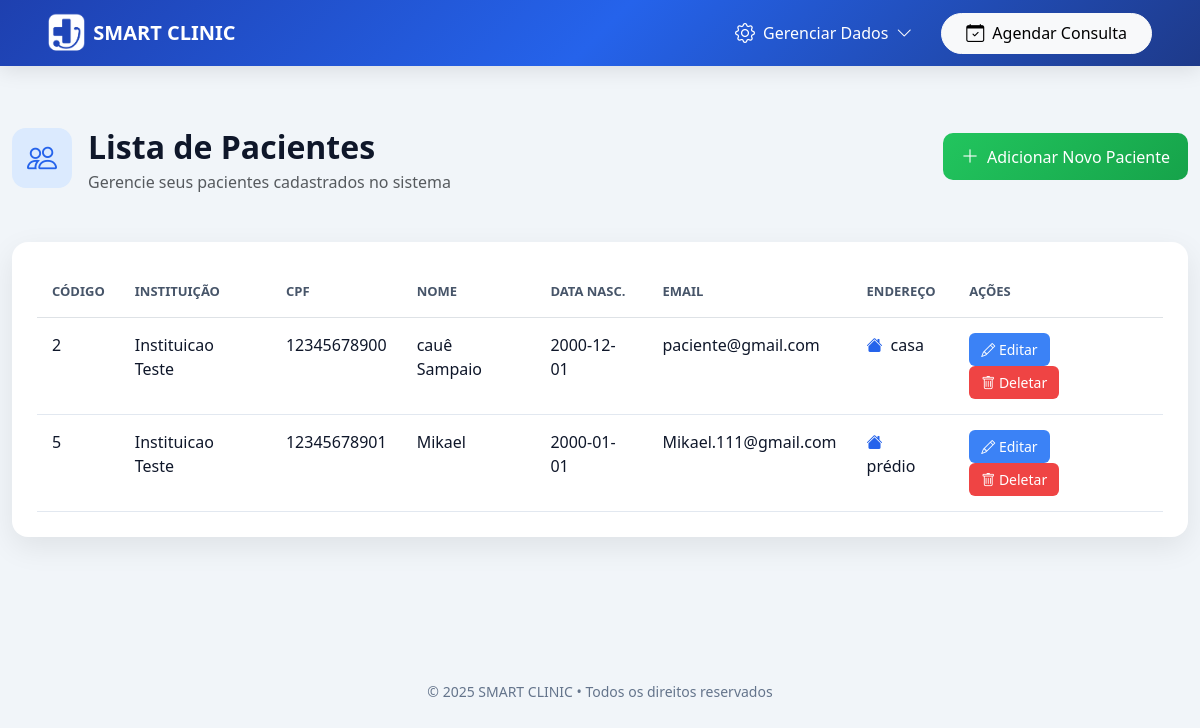
The app's page /Frontend/paciente.php (signed in) with its own data.
### tables this page shows
CREATE TABLE `paciente` (
  `cod` int(11) NOT NULL,
  `fk_instituicao_cod` int(11) DEFAULT NULL,
  `cpf` varchar(11) NOT NULL,
  `nome` varchar(100) NOT NULL,
  `data_nascimento` date NOT NULL,
  `email` varchar(100) DEFAULT NULL,
  `senha` varchar(100) DEFAULT NULL,
  `endereco` varchar(200) DEFAULT NULL
);

CREATE TABLE `instituicao` (
  `cod` int(11) NOT NULL,
  `cnpj` varchar(20) DEFAULT NULL,
  `logo` varchar(200) NOT NULL,
  `email` varchar(100) NOT NULL,
  `senha` varchar(100) NOT NULL,
  `nome` varchar(100) NOT NULL,
  `telefone` varchar(20) NOT NULL,
  `endereco` varchar(200) NOT NULL,
  `status` varchar(20) NOT NULL
);

### Backend/controller/Database.php (called while the page is built)
<?php
class Database {
    private static $instance = null;
    public static function getConnection() {
        if (self::$instance === null) {
            $host = '127.0.0.1';
            $db   = 'smartclinic';
            $user = 'root';
            $pass = '';
            $charset = 'utf8mb4';
            $dsn = "mysql:host=$host;dbname=$db;charset=$charset";
            $options = [
                PDO::ATTR_ERRMODE => PDO::ERRMODE_EXCEPTION,
                PDO::ATTR_DEFAULT_FETCH_MODE => PDO::FETCH_ASSOC,
                PDO::ATTR_EMULATE_PREPARES => false,
            ];
            self::$instance = new PDO($dsn, $user, $pass, $options);
        }
        return self::$instance;
    }
}

### Backend/controller/PacienteController.php (called while the page is built, shortened)
<?php
require_once $_SERVER['DOCUMENT_ROOT'] . '/SmartClinic-A/Backend/dao/PacienteDAO.php';
class PacienteController extends BaseController {
    private $dao;
    public function __construct() {
        $this->dao = new PacienteDAO();
    }
    public function getAll() {
        return $this->dao->getAll();
    }
}

### Backend/dao/BaseDAO.php (called while the page is built, shortened)
<?php
require_once $_SERVER['DOCUMENT_ROOT'] . '/SmartClinic-A/Backend/controller/Database.php';
class BaseDAO {
    public function __construct() {
        $this->db = Database::getConnection();
    }
}

### Backend/dao/PacienteDAO.php (called while the page is built, shortened)
<?php
require_once $_SERVER['DOCUMENT_ROOT'] . '/SmartClinic-A/Backend/dao/BaseDAO.php';
class PacienteDAO extends BaseDAO {
    public function getAll() {
        $stmt = $this->db->query('SELECT p.*, i.nome as instituicao_nome FROM paciente p LEFT JOIN instituicao i ON p.fk_instituicao_cod = i.cod');
        return $stmt->fetchAll();
    }
}

### Frontend/paciente.php (the view, shortened to what this page needs)
<?php
require_once $_SERVER['DOCUMENT_ROOT'] . '/SmartClinic-A/Backend/controller/PacienteController.php';
$controller = new PacienteController();
$action = $_GET['action'] ?? 'list';
?>
<?php require_once __DIR__ . '/navbar.php'; ?>
<!DOCTYPE html>
<html lang="pt-BR">
<head>
<link href="https://cdn.jsdelivr.net/npm/bootstrap@5.3.2/dist/css/bootstrap.min.css" rel="stylesheet">
<link href="https://cdn.jsdelivr.net/npm/bootstrap-icons@1.11.1/font/bootstrap-icons.css" rel="stylesheet">
</head>
<body>
<section class="py-5">
<div class="container-lg" style="max-width: 1200px;">
<?php if ($action == 'list') { ?>
<div class="d-flex justify-content-between align-items-start mb-5">
    <div class="d-flex align-items-start gap-3">
        <div style="background: #dbeafe; width: 60px; height: 60px; border-radius: 14px; display: flex; align-items: center; justify-content: center;">
            <i class="bi bi-people" style="font-size: 30px; color: var(--azul);"></i>
        </div>
        <div>
            <h2 class="title mb-1">Lista de Pacientes</h2>
            <p class="text-muted mb-0">Gerencie seus pacientes cadastrados no sistema</p>
        </div>
    </div>
    <a href="paciente.php?action=create" class="btn btn-verde d-flex align-items-center gap-2" style="margin-top: 5px;">
        <i class="bi bi-plus-lg" style="font-size: 18px;"></i> Adicionar Novo Paciente
    </a>
</div>
<div class="card-modern">
<div class="table-responsive">
<table class="table table-modern mb-0">
<thead style="background: #f1f5f9;">
<tr>
    <th style="padding: 15px; font-weight: 600; color: #475569; font-size: 13px; text-transform: uppercase;">CÓDIGO</th>
    <th style="padding: 15px; font-weight: 600; color: #475569; font-size: 13px; text-transform: uppercase;">INSTITUIÇÃO</th>
    <th style="padding: 15px; font-weight: 600; color: #475569; font-size: 13px; text-transform: uppercase;">CPF</th>
    <th style="padding: 15px; font-weight: 600; color: #475569; font-size: 13px; text-transform: uppercase;">NOME</th>
    <th style="padding: 15px; font-weight: 600; color: #475569; font-size: 13px; text-transform: uppercase;">DATA NASC.</th>
    <th style="padding: 15px; font-weight: 600; color: #475569; font-size: 13px; text-transform: uppercase;">EMAIL</th>
    <th style="padding: 15px; font-weight: 600; color: #475569; font-size: 13px; text-transform: uppercase;">ENDEREÇO</th>
    <th style="padding: 15px; font-weight: 600; color: #475569; font-size: 13px; text-transform: uppercase;">AÇÕES</th>
</tr>
</thead>
<tbody>
<?php
$pacientes = $controller->getAll();
foreach ($pacientes as $pac) {
    echo "<tr style='border-bottom: 1px solid #e2e8f0;'>";
    echo "<td style='padding: 15px; color: #0f172a; font-weight: 500;'>{$pac['cod']}</td>";
    echo "<td style='padding: 15px; color: #0f172a;'>{$pac['instituicao_nome']}</td>";
    echo "<td style='padding: 15px; color: #0f172a;'>{$pac['cpf']}</td>";
    echo "<td style='padding: 15px; color: #0f172a; font-weight: 500;'>{$pac['nome']}</td>";
    echo "<td style='padding: 15px; color: #0f172a;'>{$pac['data_nascimento']}</td>";
    echo "<td style='padding: 15px; color: #0f172a;'>{$pac['email']}</td>";
    echo "<td style='padding: 15px; color: #0f172a;'><i class='bi bi-house-fill' style='color: var(--azul); margin-right: 8px;'></i>{$pac['endereco']}</td>";
    echo "<td style='padding: 15px;'>
        <a href='?action=edit&id={$pac['cod']}' class='btn btn-sm me-2' style='background: #3b82f6; color: white; border: none; border-radius: 6px; padding: 6px 12px;'>
            <i class='bi bi-pencil' style='font-size: 14px;'></i> Editar
        </a>
        <form method='POST' style='display:inline;'>
            <input type='hidden' name='delete_id' value='{$pac['cod']}'>
            <button class='btn btn-sm' style='background: #ef4444; color: white; border: none; border-radius: 6px; padding: 6px 12px;'>
                <i class='bi bi-trash' style='font-size: 14px;'></i> Deletar
            </button>
        </form>
    </td>";
    echo "</tr>";
}
?>
</tbody>
</table>
</div>
</div>
<?php } ?>
</div>
</section>
<footer class="text-center py-5 mt-5">
<p style="color: #64748b; font-size: 14px;">© 2025 SMART CLINIC • Todos os direitos reservados</p>
</footer>
</body>
</html>

### Frontend/paciente.php (style rules this page uses)
:root { --azul: #2563eb; --azul-escuro: #1e40af; --verde: #22c55e; --fundo: #f1f5f9; }
body { background: var(--fundo); padding-top: 80px; font-family: 'Segoe UI', sans-serif; }
.card-modern { background: white; border-radius: 16px; padding: 25px; box-shadow: 0 10px 30px rgba(0,0,0,0.08); }
.title { font-weight: 600; color: #0f172a; }
.btn-verde { background: linear-gradient(135deg, #22c55e, #16a34a); border: none; color: white; border-radius: 10px; padding: 10px 18px; transition: 0.2s; }
.table-modern thead { background: #f1f5f9; }
.table-modern th { color: #475569; }
footer { background: transparent; color: #64748b; }

### records on screen
paciente: cod "2", fk_instituicao_cod.nome "Instituicao Teste", cpf "12345678900", nome "cauê Sampaio", data_nascimento "2000-12-01", email "paciente@gmail.com", endereco "casa"
paciente: cod "5", fk_instituicao_cod.nome "Instituicao Teste", cpf "12345678901", nome "Mikael", data_nascimento "2000-01-01", email "Mikael.111@gmail.com", endereco "prédio"

### other values on screen
$serviceButton['label'] "Agendar Consulta"
